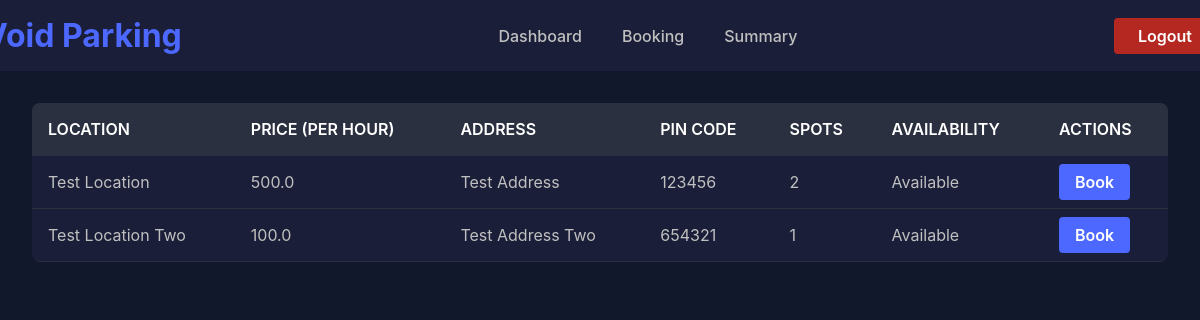
The app's page /user/booking, older data.
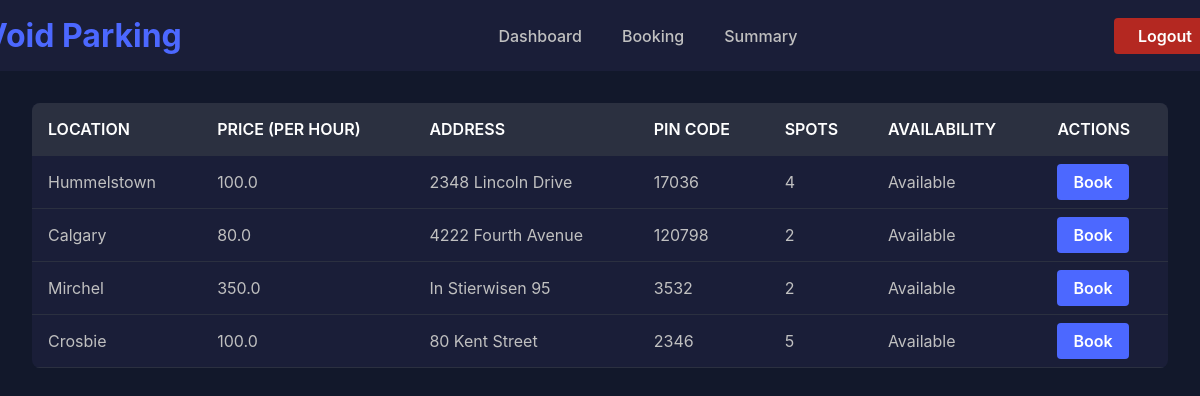
The same page, newer data.
### backend/models.py (models this page shows)
class ParkingLot(db.Model):
  __tablename__ = 'parkinglot'
  id = db.Column(db.Integer, primary_key=True)
  location = db.Column(db.String, nullable=False)
  price = db.Column(db.Float, nullable=False)
  address = db.Column(db.String, nullable=False, unique=True)
  pincode = db.Column(db.String, nullable=False)
  max_spots = db.Column(db.Integer, nullable=False)
  spots = db.relationship('ParkingSpot', backref='lot', cascade='all, delete')

### backend/routes.py (the view)
@main.route('/user/booking')
def booking():
  lots = ParkingLot.query.all()
  for lot in lots:
    lot.available = False
    for spot in lot.spots:
      if spot.status == 'A':
        lot.available = True
        break
  return render_template('/user/booking.html', lots=lots)

### templates/user/booking.html (shortened to what this page needs)
{% extends '/user/user_base.html' %}
{% block content %}
{% if lots %}
  <table>
    <tr>
      <th> Location </th>
      <th> Price (Per Hour) </th>
      <th> Address </th>
      <th> Pin Code </th>
      <th> Spots </th>
      <th> Availability </th>
      <th> Actions </th>
    </tr>
    {% for lot in lots %}
    <tr>
      <td> {{ lot.location }} </td>
      <td> {{ lot.price }} </td>
      <td> {{ lot.address }} </td>
      <td> {{ lot.pincode }} </td>
      <td> {{ lot.max_spots }} </td>
      <td>
        {% if lot.available %}
          Available
        {% else %}
          Full
        {% endif %}
      </td>
      <td>
        <a href="{{ url_for('main.book', lot_id=lot.id) }}" class="book-btn"> Book </a>
      </td>
    </tr>
    {% endfor %}
  </table>
{% else %}
  <p> No lots available! </p>
{% endif %}
{% endblock %}

Row changes from the older to the newer data that the page shows:
removed ParkingLot: location "Test Location Two", price "100.0", address "Test Address Two", pincode "654321", max_spots "1"
changed ParkingLot: location "Test Location" → "Hummelstown"; price "500.0" → "100.0"; address "Test Address" → "2348 Lincoln Drive"; pincode "123456" → "17036"; max_spots "2" → "4"
added ParkingLot: location "Calgary", price "80.0", address "4222 Fourth Avenue", pincode "120798", max_spots "2"
added ParkingLot: location "Mirchel", price "350.0", address "In Stierwisen 95", pincode "3532", max_spots "2"
added ParkingLot: location "Crosbie", price "100.0", address "80 Kent Street", pincode "2346", max_spots "5"
